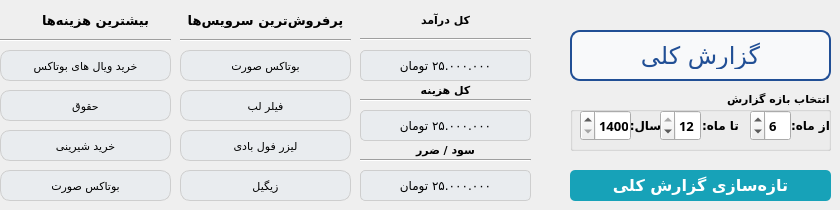
      <widget class="QWidget" name="page">
       <widget class="Line" name="line">
        <property name="geometry">
         <rect>
          <x>360</x>
          <y>29</y>
          <width>171</width>
          <height>20</height>
         </rect>
        </property>
        <property name="orientation">
         <enum>Qt::Horizontal</enum>
        </property>
       </widget>
       <widget class="QLabel" name="label_35">
        <property name="geometry">
         <rect>
          <x>180</x>
          <y>10</y>
          <width>171</width>
          <height>21</height>
         </rect>
        </property>
        <property name="font">
         <font>
          <family>Vazirmatn ExtraBold</family>
          <pointsize>10</pointsize>
          <weight>75</weight>
          <bold>true</bold>
         </font>
        </property>
        <property name="text">
         <string>پرفروش‌ترین سرویس‌ها</string>
        </property>
        <property name="alignment">
         <set>Qt::AlignCenter</set>
        </property>
       </widget>
       <widget class="QLabel" name="label_37">
        <property name="geometry">
         <rect>
          <x>10</x>
          <y>10</y>
          <width>171</width>
          <height>21</height>
         </rect>
        </property>
        <property name="font">
         <font>
          <family>Vazirmatn ExtraBold</family>
          <pointsize>10</pointsize>
          <weight>75</weight>
          <bold>true</bold>
         </font>
        </property>
        <property name="text">
         <string>بیشترین‌ هزینه‌ها</string>
        </property>
        <property name="alignment">
         <set>Qt::AlignCenter</set>
        </property>
       </widget>
       <widget class="QLabel" name="label_38">
        <property name="geometry">
         <rect>
          <x>360</x>
          <y>10</y>
          <width>171</width>
          <height>20</height>
         </rect>
        </property>
        <property name="font">
         <font>
          <family>Vazirmatn ExtraBold</family>
          <pointsize>8</pointsize>
          <weight>75</weight>
          <bold>true</bold>
         </font>
        </property>
        <property name="text">
         <string>کل درآمد</string>
        </property>
        <property name="alignment">
         <set>Qt::AlignCenter</set>
        </property>
       </widget>
       <widget class="Line" name="line_3">
        <property name="geometry">
         <rect>
          <x>0</x>
          <y>30</y>
          <width>171</width>
          <height>20</height>
         </rect>
        </property>
        <property name="orientation">
         <enum>Qt::Horizontal</enum>
        </property>
       </widget>
       <widget class="Line" name="line_4">
        <property name="geometry">
         <rect>
          <x>180</x>
          <y>30</y>
          <width>171</width>
          <height>20</height>
         </rect>
        </property>
        <property name="orientation">
         <enum>Qt::Horizontal</enum>
        </property>
       </widget>
       <widget class="QLabel" name="generalIncome_lbl">
        <property name="geometry">
         <rect>
          <x>360</x>
          <y>50</y>
          <width>171</width>
          <height>31</height>
         </rect>
        </property>
        <property name="font">
         <font>
          <family>Vazirmatn Medium</family>
          <pointsize>9</pointsize>
         </font>
        </property>
        <property name="styleSheet">
         <string notr="true">border: 1px solid;
background-color: rgb(233, 236, 239);
border-radius: 5px;
border-color: rgb(206, 206, 206); </string>
        </property>
        <property name="text">
         <string>۲۵.۰۰۰.۰۰۰ تومان</string>
        </property>
        <property name="alignment">
         <set>Qt::AlignCenter</set>
        </property>
       </widget>
       <widget class="QLabel" name="label_39">
        <property name="geometry">
         <rect>
          <x>360</x>
          <y>80</y>
          <width>171</width>
          <height>20</height>
         </rect>
        </property>
        <property name="font">
         <font>
          <family>Vazirmatn ExtraBold</family>
          <pointsize>8</pointsize>
          <weight>75</weight>
          <bold>true</bold>
         </font>
        </property>
        <property name="text">
         <string>کل هزینه‌</string>
        </property>
        <property name="alignment">
         <set>Qt::AlignCenter</set>
        </property>
       </widget>
       <widget class="Line" name="line_2">
        <property name="geometry">
         <rect>
          <x>360</x>
          <y>90</y>
          <width>171</width>
          <height>20</height>
         </rect>
        </property>
        <property name="orientation">
         <enum>Qt::Horizontal</enum>
        </property>
       </widget>
       <widget class="QLabel" name="profitType_lbl">
        <property name="geometry">
         <rect>
          <x>360</x>
          <y>140</y>
          <width>171</width>
          <height>20</height>
         </rect>
        </property>
        <property name="font">
         <font>
          <family>Vazirmatn ExtraBold</family>
          <pointsize>8</pointsize>
          <weight>75</weight>
          <bold>true</bold>
         </font>
        </property>
        <property name="text">
         <string>سود / ضرر</string>
        </property>
        <property name="alignment">
         <set>Qt::AlignCenter</set>
        </property>
       </widget>
       <widget class="Line" name="line_5">
        <property name="geometry">
         <rect>
          <x>360</x>
          <y>150</y>
          <width>171</width>
          <height>20</height>
         </rect>
        </property>
        <property name="orientation">
         <enum>Qt::Horizontal</enum>
        </property>
       </widget>
       <widget class="QLabel" name="generalProfit_lbl">
        <property name="geometry">
         <rect>
          <x>360</x>
          <y>170</y>
          <width>171</width>
          <height>31</height>
         </rect>
        </property>
        <property name="font">
         <font>
          <family>Vazirmatn Medium</family>
          <pointsize>9</pointsize>
         </font>
        </property>
        <property name="styleSheet">
         <string notr="true">border: 1px solid;
border-color: rgb(232, 232, 232);
background-color: rgb(233, 236, 239);
border-radius: 5px;
border-color: rgb(206, 206, 206); </string>
        </property>
        <property name="text">
         <string>۲۵.۰۰۰.۰۰۰ تومان</string>
        </property>
        <property name="alignment">
         <set>Qt::AlignCenter</set>
        </property>
       </widget>
       <widget class="QLabel" name="n0ServiceHighSold_lbl">
        <property name="geometry">
         <rect>
          <x>180</x>
          <y>50</y>
          <width>171</width>
          <height>31</height>
         </rect>
        </property>
        <property name="font">
         <font>
          <family>Vazirmatn Medium</family>
          <pointsize>8</pointsize>
         </font>
        </property>
        <property name="styleSheet">
         <string notr="true">border: 1px solid;
border-color: rgb(232, 232, 232);
background-color: rgb(233, 236, 239);
border-radius: 10px;
border-color: rgb(206, 206, 206); </string>
        </property>
        <property name="text">
         <string>بوتاکس صورت</string>
        </property>
        <property name="alignment">
         <set>Qt::AlignCenter</set>
        </property>
       </widget>
       <widget class="QLabel" name="n1ServiceHighSold_lbl">
        <property name="geometry">
         <rect>
          <x>180</x>
          <y>90</y>
          <width>171</width>
          <height>31</height>
         </rect>
        </property>
        <property name="font">
         <font>
          <family>Vazirmatn Medium</family>
          <pointsize>8</pointsize>
         </font>
        </property>
        <property name="styleSheet">
         <string notr="true">border: 1px solid;
border-color: rgb(232, 232, 232);
background-color: rgb(233, 236, 239);
border-radius: 5px;
border-color: rgb(206, 206, 206);  border-radius: 10px;</string>
        </property>
        <property name="text">
         <string>فیلر لب</string>
        </property>
        <property name="alignment">
         <set>Qt::AlignCenter</set>
        </property>
       </widget>
       <widget class="QLabel" name="n2ServiceHighSold_lbl">
        <property name="geometry">
         <rect>
          <x>180</x>
          <y>130</y>
          <width>171</width>
          <height>31</height>
         </rect>
        </property>
        <property name="font">
         <font>
          <family>Vazirmatn Medium</family>
          <pointsize>8</pointsize>
         </font>
        </property>
        <property name="styleSheet">
         <string notr="true">border: 1px solid;
border-color: rgb(232, 232, 232);
background-color: rgb(233, 236, 239);
border-radius: 5px;
border-color: rgb(206, 206, 206);  border-radius: 10px;</string>
        </property>
        <property name="text">
         <string>لیزر فول بادی</string>
        </property>
        <property name="alignment">
         <set>Qt::AlignCenter</set>
        </property>
       </widget>
       <widget class="QLabel" name="n3ServiceHighSold_lbl">
        <property name="geometry">
         <rect>
          <x>180</x>
          <y>170</y>
          <width>171</width>
          <height>31</height>
         </rect>
        </property>
        <property name="font">
         <font>
          <family>Vazirmatn Medium</family>
          <pointsize>8</pointsize>
         </font>
        </property>
        <property name="styleSheet">
         <string notr="true">border: 1px solid;
border-color: rgb(232, 232, 232);
background-color: rgb(233, 236, 239);
border-radius: 5px;
border-color: rgb(206, 206, 206);  border-radius: 10px;</string>
        </property>
        <property name="text">
         <string>زیگیل</string>
        </property>
        <property name="alignment">
         <set>Qt::AlignCenter</set>
        </property>
       </widget>
       <widget class="QLabel" name="n0HighestExpense_lbl">
        <property name="geometry">
         <rect>
          <x>0</x>
          <y>50</y>
          <width>171</width>
          <height>31</height>
         </rect>
        </property>
        <property name="font">
         <font>
          <family>Vazirmatn Medium</family>
          <pointsize>8</pointsize>
         </font>
        </property>
        <property name="styleSheet">
         <string notr="true">border: 1px solid;
border-color: rgb(232, 232, 232);
background-color: rgb(233, 236, 239);
border-radius: 5px;
border-color: rgb(206, 206, 206);  border-radius: 10px;</string>
        </property>
        <property name="text">
         <string>خرید ویال های بوتاکس</string>
        </property>
        <property name="alignment">
         <set>Qt::AlignCenter</set>
        </property>
       </widget>
       <widget class="QLabel" name="n1HighestExpense_lbl">
        <property name="geometry">
         <rect>
          <x>0</x>
          <y>90</y>
          <width>171</width>
          <height>31</height>
         </rect>
        </property>
        <property name="font">
         <font>
          <family>Vazirmatn Medium</family>
          <pointsize>8</pointsize>
         </font>
        </property>
        <property name="styleSheet">
         <string notr="true">border: 1px solid;
border-color: rgb(232, 232, 232);
background-color: rgb(233, 236, 239);
border-radius: 5px;
border-color: rgb(206, 206, 206);  border-radius: 10px;</string>
        </property>
        <property name="text">
         <string>حقوق</string>
        </property>
        <property name="alignment">
         <set>Qt::AlignCenter</set>
        </property>
       </widget>
       <widget class="QLabel" name="n2HighestExpense_lbl">
        <property name="geometry">
         <rect>
          <x>0</x>
          <y>130</y>
          <width>171</width>
          <height>31</height>
         </rect>
        </property>
        <property name="font">
         <font>
          <family>Vazirmatn Medium</family>
          <pointsize>8</pointsize>
         </font>
        </property>
        <property name="styleSheet">
         <string notr="true">border: 1px solid;
border-color: rgb(232, 232, 232);
background-color: rgb(233, 236, 239);
border-radius: 5px;
border-color: rgb(206, 206, 206);  border-radius: 10px;</string>
        </property>
        <property name="text">
         <string>خرید شیرینی</string>
        </property>
        <property name="alignment">
         <set>Qt::AlignCenter</set>
        </property>
       </widget>
       <widget class="QLabel" name="n3HighestExpense_lbl">
        <property name="geometry">
         <rect>
          <x>0</x>
          <y>170</y>
          <width>171</width>
          <height>31</height>
         </rect>
        </property>
        <property name="font">
         <font>
          <family>Vazirmatn Medium</family>
          <pointsize>8</pointsize>
         </font>
        </property>
        <property name="styleSheet">
         <string notr="true">border: 1px solid;
border-color: rgb(232, 232, 232);
background-color: rgb(233, 236, 239);
border-radius: 5px;
border-color: rgb(206, 206, 206);  border-radius: 10px;</string>
        </property>
        <property name="text">
         <string>بوتاکس صورت</string>
        </property>
        <property name="alignment">
         <set>Qt::AlignCenter</set>
        </property>
       </widget>
       <widget class="QLabel" name="generalExpense_lbl">
        <property name="geometry">
         <rect>
          <x>360</x>
          <y>110</y>
          <width>171</width>
          <height>31</height>
         </rect>
        </property>
        <property name="font">
         <font>
          <family>Vazirmatn Medium</family>
          <pointsize>9</pointsize>
         </font>
        </property>
        <property name="styleSheet">
         <string notr="true">border: 1px solid;
border-color: rgb(232, 232, 232);
background-color: rgb(233, 236, 239);
border-radius: 5px;
border-color: rgb(206, 206, 206); </string>
        </property>
        <property name="text">
         <string>۲۵.۰۰۰.۰۰۰ تومان</string>
        </property>
        <property name="alignment">
         <set>Qt::AlignCenter</set>
        </property>
       </widget>
       <widget class="QGroupBox" name="groupBox_12">
        <property name="geometry">
         <rect>
          <x>570</x>
          <y>90</y>
          <width>261</width>
          <height>61</height>
         </rect>
        </property>
        <property name="font">
         <font>
          <family>Vazirmatn Black</family>
          <pointsize>8</pointsize>
          <weight>75</weight>
          <bold>true</bold>
         </font>
        </property>
        <property name="layoutDirection">
         <enum>Qt::RightToLeft</enum>
        </property>
        <property name="title">
         <string>انتخاب بازه گزارش</string>
        </property>
        <property name="alignment">
         <set>Qt::AlignLeading|Qt::AlignLeft|Qt::AlignVCenter</set>
        </property>
        <widget class="QSpinBox" name="generalReportYear_spnbox">
         <property name="geometry">
          <rect>
           <x>10</x>
           <y>20</y>
           <width>51</width>
           <height>31</height>
          </rect>
         </property>
         <property name="font">
          <font>
           <family>Vazirmatn</family>
           <pointsize>10</pointsize>
           <weight>75</weight>
           <bold>true</bold>
          </font>
         </property>
         <property name="minimum">
          <number>1400</number>
         </property>
         <property name="maximum">
          <number>1500</number>
         </property>
        </widget>
        <widget class="QLabel" name="label_40">
         <property name="geometry">
          <rect>
           <x>60</x>
           <y>10</y>
           <width>31</width>
           <height>51</height>
          </rect>
         </property>
         <property name="font">
          <font>
           <family>Vazirmatn ExtraBold</family>
           <pointsize>9</pointsize>
           <weight>75</weight>
           <bold>true</bold>
          </font>
         </property>
         <property name="text">
          <string>سال:</string>
         </property>
         <property name="alignment">
          <set>Qt::AlignCenter</set>
         </property>
        </widget>
        <widget class="QLabel" name="label_41">
         <property name="geometry">
          <rect>
           <x>130</x>
           <y>10</y>
           <width>41</width>
           <height>51</height>
          </rect>
         </property>
         <property name="font">
          <font>
           <family>Vazirmatn ExtraBold</family>
           <pointsize>9</pointsize>
           <weight>75</weight>
           <bold>true</bold>
          </font>
         </property>
         <property name="text">
          <string>تا ماه:</string>
         </property>
         <property name="alignment">
          <set>Qt::AlignCenter</set>
         </property>
        </widget>
        <widget class="QSpinBox" name="generalReportToMonth_spnbox">
         <property name="geometry">
          <rect>
           <x>90</x>
           <y>20</y>
           <width>41</width>
           <height>31</height>
          </rect>
         </property>
         <property name="font">
          <font>
           <family>Vazirmatn</family>
           <pointsize>10</pointsize>
           <weight>75</weight>
           <bold>true</bold>
          </font>
         </property>
         <property name="minimum">
          <number>1</number>
         </property>
         <property name="maximum">
          <number>12</number>
         </property>
         <property name="value">
          <number>12</number>
         </property>
        </widget>
        <widget class="QSpinBox" name="generalReportFromMonth_spnbox">
         <property name="geometry">
          <rect>
           <x>180</x>
           <y>20</y>
           <width>41</width>
           <height>31</height>
          </rect>
         </property>
         <property name="font">
          <font>
           <family>Vazirmatn</family>
           <pointsize>10</pointsize>
           <weight>75</weight>
           <bold>true</bold>
          </font>
         </property>
         <property name="minimum">
          <number>1</number>
         </property>
         <property name="maximum">
          <number>12</number>
         </property>
         <property name="value">
          <number>6</number>
         </property>
        </widget>
        <widget class="QLabel" name="label_42">
         <property name="geometry">
          <rect>
           <x>210</x>
           <y>10</y>
           <width>61</width>
           <height>51</height>
          </rect>
         </property>
         <property name="font">
          <font>
           <family>Vazirmatn ExtraBold</family>
           <pointsize>9</pointsize>
           <weight>75</weight>
           <bold>true</bold>
          </font>
         </property>
         <property name="text">
          <string>از ماه:</string>
         </property>
         <property name="alignment">
          <set>Qt::AlignCenter</set>
         </property>
         <property name="indent">
          <number>0</number>
         </property>
        </widget>
       </widget>
       <widget class="QPushButton" name="refreshGeneralReport_btn">
        <property name="geometry">
         <rect>
          <x>570</x>
          <y>170</y>
          <width>261</width>
          <height>31</height>
         </rect>
        </property>
        <property name="font">
         <font>
          <family>Vazirmatn</family>
          <pointsize>12</pointsize>
          <weight>75</weight>
          <bold>true</bold>
          <underline>false</underline>
          <strikeout>false</strikeout>
         </font>
        </property>
        <property name="styleSheet">
         <string notr="true">QPushButton {
    background-color: #17a2b8; /* Bootstrap primary blue */
    color: white; /* White text */
    border: none;
    border-radius: 5px; /* Rounded corners */
    text-align: center;
    text-decoration: none;
}

QPushButton:hover {
background-color: rgb(17, 122, 138);

}

QPushButton:pressed {
background-color: rgb(12, 89, 99);
    
}
</string>
        </property>
        <property name="text">
         <string>تازه‌سازی گزارش کلی</string>
        </property>
       </widget>
       <widget class="QLabel" name="label_11">
        <property name="geometry">
         <rect>
          <x>570</x>
          <y>30</y>
          <width>261</width>
          <height>51</height>
         </rect>
        </property>
        <property name="font">
         <font>
          <family>A Rezvan-fat</family>
          <pointsize>18</pointsize>
          <weight>50</weight>
          <bold>false</bold>
         </font>
        </property>
        <property name="layoutDirection">
         <enum>Qt::RightToLeft</enum>
        </property>
        <property name="autoFillBackground">
         <bool>false</bool>
        </property>
        <property name="styleSheet">
         <string notr="true">/* Basic styling for the company name label */
QLabel {
	color: rgb(33, 79, 149);
    
    padding: 10px; /* Padding around the text */
    border: 2px solid  rgb(33, 79, 149); /* Optional: Border with the same blue color */
    border-radius: 10px; /* Rounded corners */
    background-color: #f8f9fa; /* Light grey background to make it stand out */
    text-align: center; /* Center-align the text */
}

/* Hover effect */
QLabe:hover {
    color: #0056b3; /* Darker blue on hover */
    border-color: #0056b3; /* Match border color on hover */
}
</string>
        </property>
        <property name="text">
         <string>گزارش کلی</string>
        </property>
        <property name="alignment">
         <set>Qt::AlignCenter</set>
        </property>
       </widget>
      </widget>
